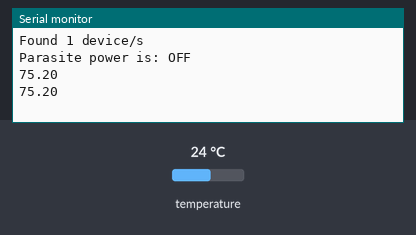
This sketch was run on a simulated Arduino Uno, built with avr-gcc and run on an emulated ATmega328P. Parts: the last lines printed to the serial monitor. Inputs (shaded band) come from the test bench; at power-on: temperature 24 °C.

Above: at 3.3 s.
3.4 s: temperature set to 12 °C
At 4.8 s:
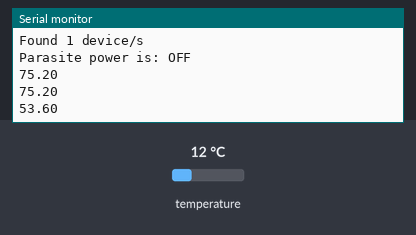
5.9 s: temperature set to 19 °C
At 7.3 s:
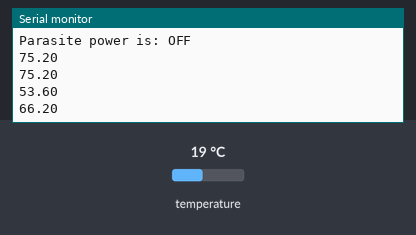
Timing chart, 0 to 8.9 s (numbered marks = the images above; inputs shaded):
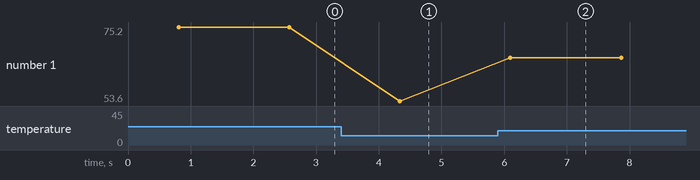

Measured:
- after the input at 3.4 s, the serial monitor: prints a new line after 0.94 s (image 1)
- after the input at 5.9 s, the serial monitor: prints a new line after 0.20 s (image 2)
- plotted number 1: 75.2 → 53.6 after the input at 3.4 s, 53.6 → 66.2 after the input at 5.9 s

The sketch:

digital_thermometer.ino
```cpp
#include <OneWire.h>
#include <DallasTemperature.h>

#define ONE_WIRE_BUS 2
OneWire oneWire(ONE_WIRE_BUS);
DallasTemperature sensors(&oneWire);

void setup() {
  Serial.begin(115200);
  sensors.begin();
  Serial.print("Found ");
  Serial.print(findDevices(ONE_WIRE_BUS), DEC);
  Serial.println(" device/s");

  // With the sensor on the tiny board, it is always in "normal"/non-parasite mode.
  Serial.print("Parasite power is: ");
  if (sensors.isParasitePowerMode()) Serial.println("ON");
  else Serial.println("OFF");
}

void loop() {
  sensors.requestTemperatures();
  float temperature = sensors.getTempFByIndex(0);
  if (temperature > -50) {
    Serial.println(temperature);
    delay(900);
  }
  delay(100);

}

uint8_t findDevices(int pin)
{
  OneWire ow(pin);

  uint8_t address[8];
  uint8_t count = 0;

  if (ow.search(address))
  {
    do {
      count++;
    } while (ow.search(address));
  }
  return count;
}
```
